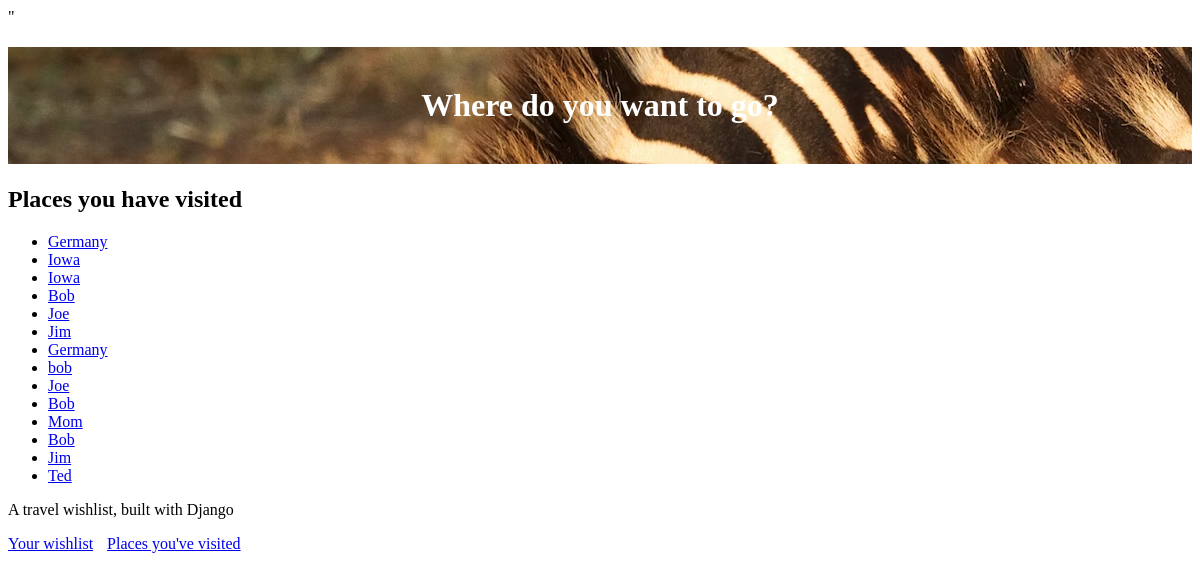
/visited (signed in), run on an earlier commit of the app's database.
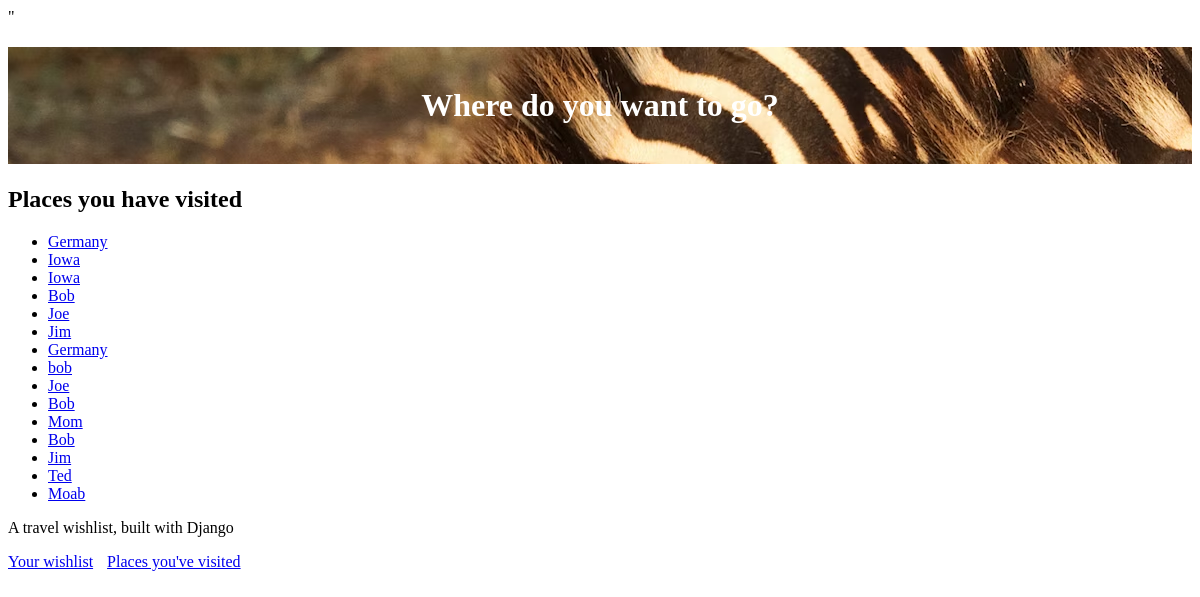
And on a later commit of the database.
### travel_wishlist/models.py (models this page shows, shortened)
class Place(models.Model):
    user = models.ForeignKey('auth.User', null=False, on_delete=models.CASCADE)
    name = models.CharField(max_length=200)
    visited = models.BooleanField(default=False)
    notes = models.TextField(blank=True, null=True)
    date_visited = models.DateField(blank=True, null=True)
    photo = models.ImageField(upload_to='user_images/', blank=True, null=True )

### travel_wishlist/views.py (the view)
# urls.py: path('visited', views.places_visited, name='places_visited'),
@login_required
def places_visited(request):
    visited = Place.objects.filter(visited=True)
    return render(request, 'travel_wishlist/visited.html', { 'visited': visited })

### travel_wishlist/templates/travel_wishlist/visited.html
{% extends 'travel_wishlist/base.html' %}
{% block content %}
<h2>Places you have visited</h2>
{% if visited %}
<ul>
    {% for place in visited %}
        <li>
            <a href="{% url 'place_details' place.pk %}">{{ place.name}}</a>
        </li>
    {% endfor %}
</ul>
{% else %}
<p>You have not visited any places yet</p>
{% endif %}
{% endblock %}

What changed in the data, as far as the page shows it:
added Place: name "Moab"
